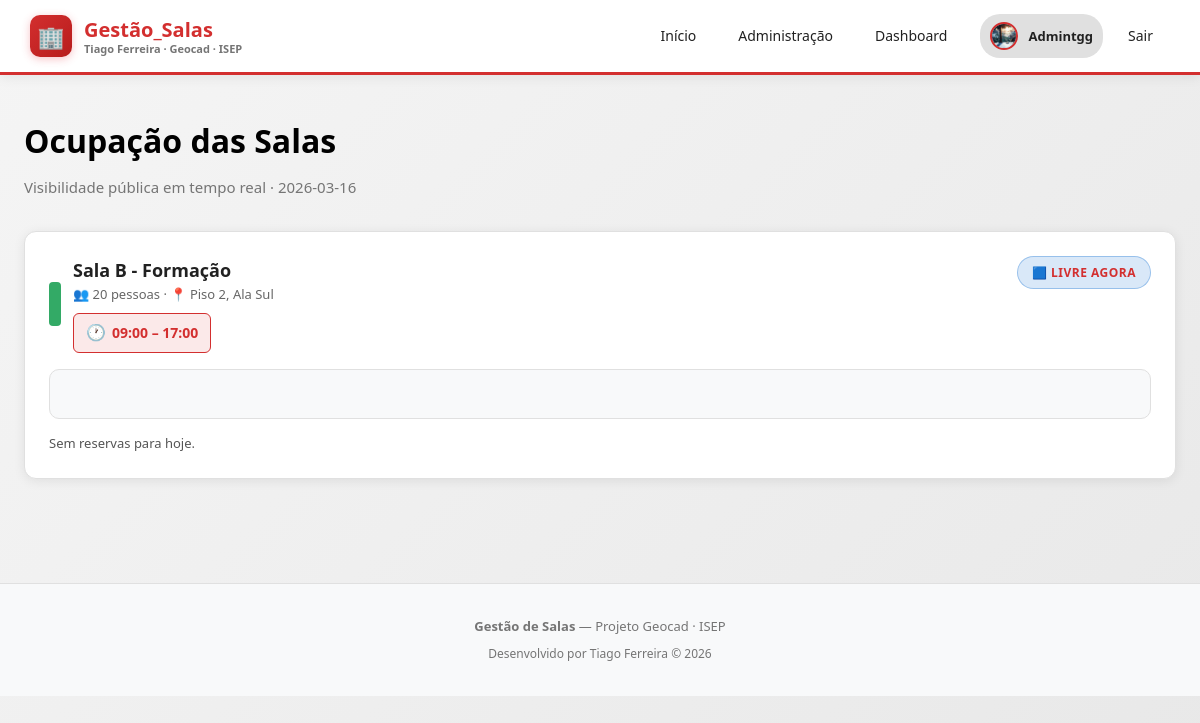
Page / (signed in) on the earlier database version.
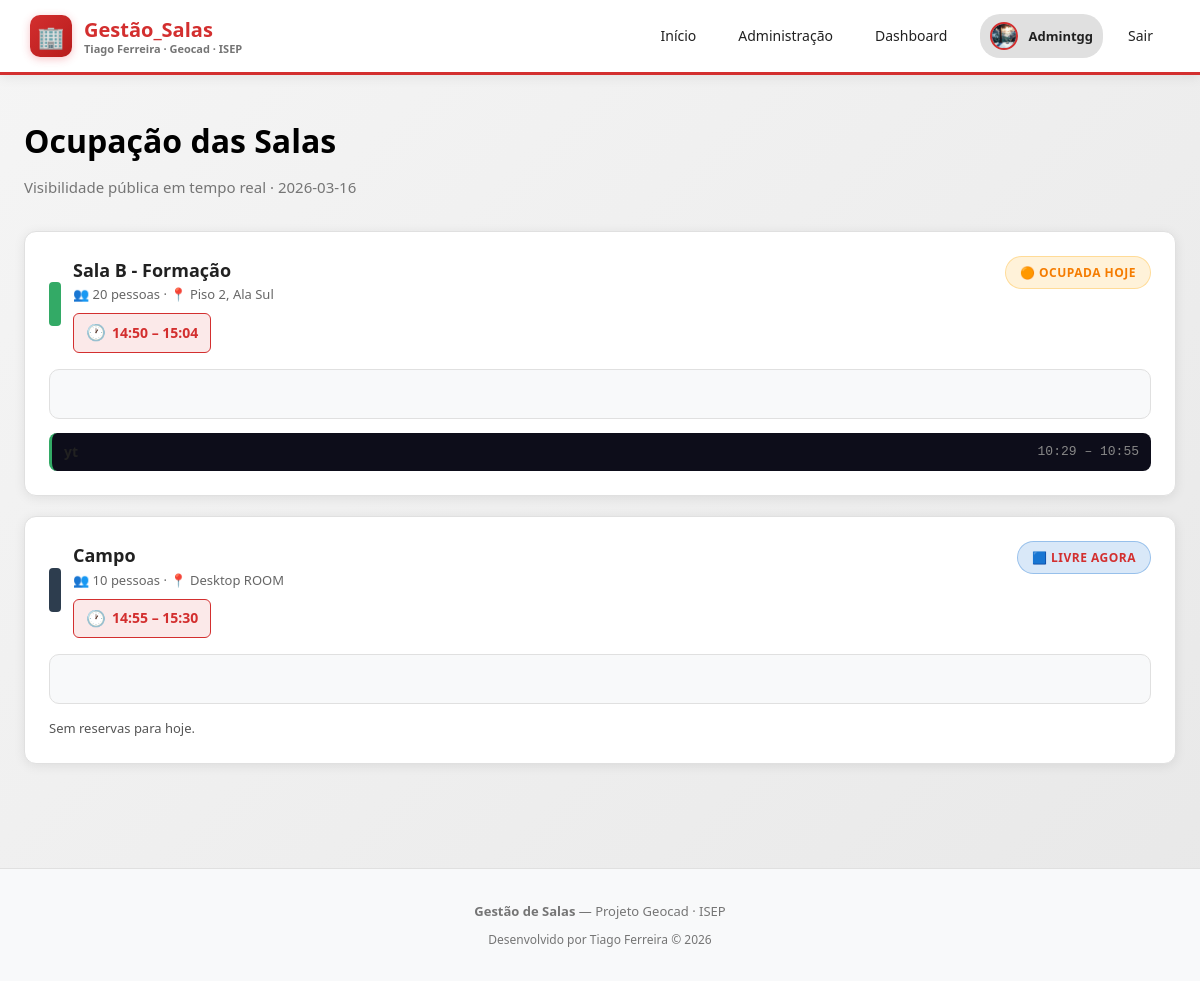
Same page on the later database version.
### app/models.py (models this page shows)
class User(Base):
    __tablename__ = "users"
    id       = Column(Integer, primary_key=True, index=True)
    name     = Column(String, nullable=False)
    email    = Column(String, unique=True, nullable=False)
    password = Column(String, nullable=False)
    role     = Column(String, default="user")
    avatar   = Column(String, default="")  # Caminho para a foto de perfil
    reservations = relationship("Reservation", back_populates="user")

class Room(Base):
    __tablename__ = "rooms"
    id         = Column(Integer, primary_key=True, index=True)
    name       = Column(String, nullable=False)
    capacity   = Column(Integer, nullable=False)
    location   = Column(String, nullable=False)
    color      = Column(String, default="#e85d04")
    start_time = Column(String, nullable=False)        # ex: "08:00"
    end_time   = Column(String, nullable=False)        # ex: "18:00"
    work_days  = Column(String, default="1,2,3,4,5")  # dias da semana separados por vírgula
    reservations = relationship("Reservation", back_populates="room")
    equipment = relationship("Equipment", back_populates="room")

class Reservation(Base):
    __tablename__ = "reservations"
    id         = Column(Integer, primary_key=True, index=True)
    title      = Column(String, nullable=False)
    date       = Column(String, nullable=False)        # ex: "2026-02-23"
    start_time = Column(String, nullable=False)        # ex: "09:00"
    end_time   = Column(String, nullable=False)        # ex: "10:00"
    room_id = Column(Integer, ForeignKey("rooms.id"), nullable=False)
    user_id = Column(Integer, ForeignKey("users.id"), nullable=False)
    room = relationship("Room", back_populates="reservations")
    user = relationship("User", back_populates="reservations")

### app/routers/public.py (the view)
@router.get("/")
async def public_view(request: Request, db=Depends(get_db)):
    rooms = db.query(models.Room).all()
    today = str(date_type.today())
    reservations = db.query(models.Reservation).filter(models.Reservation.date == today).all()
    user = get_current_user(request, db)
    return request.app.state.templates.TemplateResponse(
        "public.html",
        {"request": request, "rooms": rooms, "reservations": reservations, "today": today, "user": user},
    )

### app/templates/public.html (shortened to what this page needs)
{% extends "base.html" %}
{% block content %}
<div class="container">
  <h1 class="page-title">Ocupação das Salas</h1>
  <p class="page-sub">Visibilidade pública em tempo real · {{ today }}</p>
  {% if rooms %}
    <div style="display: flex; flex-direction: column; gap: 20px;">
      {% for room in rooms %}
        {% set room_res = reservations | selectattr("room_id", "equalto", room.id) | list %}
        <div class="card">
          <div style="display: flex; justify-content: space-between; align-items: flex-start; margin-bottom: 16px; flex-wrap: wrap; gap: 12px;">
            <div style="display: flex; align-items: center; gap: 12px;">
              <div style="width: 12px; height: 44px; border-radius: 4px; background: {{ room.color }};"></div>
              <div>
                <div style="font-size: 18px; font-weight: 700;">{{ room.name }}</div>
                <div style="color: #666; font-size: 13px;">👥 {{ room.capacity }} pessoas · 📍 {{ room.location }}</div>
                <div class="room-schedule">
                  <span class="time-icon">🕐</span>
                  <span>{{ room.start_time }} – {{ room.end_time }}</span>
                </div>
              </div>
            </div>
            {% if room_res | length == 0 %}
              <span class="tag tag-blue">🟦 Livre agora</span>
            {% else %}
              <span class="tag tag-orange">🟠 Ocupada hoje</span>
            {% endif %}
          </div>
          <div class="occ-bar">
            {% set start_min = room.start_time.split(':')[0] | int * 60 + room.start_time.split(':')[1] | int %}
            {% set end_min = room.end_time.split(':')[0] | int * 60 + room.end_time.split(':')[1] | int %}
            {% set total = end_min - start_min %}
          </div>
          <div style="margin-top: 14px; display: flex; flex-direction: column; gap: 6px;">
            {% if room_res %}
              {% for r in room_res | sort(attribute='start_time') %}
                <div style="display: flex; justify-content: space-between; align-items: center; padding: 8px 12px; background: #0d0d1a; border-radius: 8px; border-left: 3px solid {{ room.color }};">
                  <span style="font-weight: 600; font-size: 14px;">{{ r.title }}</span>
                  <span style="font-family: monospace; font-size: 13px; color: #888;">{{ r.start_time }} – {{ r.end_time }}</span>
                </div>
              {% endfor %}
            {% else %}
              <div style="color: #555; font-size: 13px;">Sem reservas para hoje.</div>
            {% endif %}
          </div>
        </div>
      {% endfor %}
    </div>
  {% else %}
    <div class="card" style="text-align: center; padding: 48px; color: #555;">
      <div style="font-size: 40px; margin-bottom: 12px;">🏢</div>
      <p>Ainda não existem salas registadas.</p>
    </div>
  {% endif %}
</div>
{% endblock %}

### app/templates/base.html (shortened to what this page needs)
<!DOCTYPE html>
<html lang="pt">
<head>
</head>
<body>
  <header class="header">
    <a href="/" class="logo">
      <div class="logo-icon">🏢</div>
      <div style="display: flex; flex-direction: column; line-height: 1.2;">
        <span style="font-weight: 700;">Gestão_Salas</span>
        <span style="font-size: 11px; color: var(--text-muted);">Tiago Ferreira · Geocad · ISEP</span>
      </div>
    </a>
    <nav class="nav">
      <a href="/">Início</a>
      {% if user %}
        {% if user.role == 'admin' %}
          <a href="/admin">Administração</a>
          <a href="/dashboard">Dashboard</a>
        {% else %}
          <a href="/dashboard">Dashboard</a>
          <a href="/user">A Minha Conta</a>
        {% endif %}
        <div style="display: flex; align-items: center; gap: 10px; margin-left: 8px; padding: 4px 10px; background: var(--border); border-radius: 20px;">
          {% if user.avatar %}
            <img src="{{ user.avatar }}" alt="{{ user.name }}"
                 style="width: 28px; height: 28px; border-radius: 50%; object-fit: cover; border: 2px solid var(--primary);">
          {% else %}
            <div style="width: 28px; height: 28px; border-radius: 50%; background: linear-gradient(135deg, var(--primary), var(--primary-hover));
                        display: flex; align-items: center; justify-content: center;
                        font-size: 13px; font-weight: 700; color: white;">
              {{ user.name[0].upper() }}
            </div>
          {% endif %}
          <span style="font-size: 13px; font-weight: 600;">{{ user.name }}</span>
        </div>
        <a href="/logout">Sair</a>
      {% else %}
        <a href="/login" class="btn btn-primary">Entrar</a>
      {% endif %}
    </nav>
  </header>
  <main>
    {% block content %}{% endblock %}
  </main>
  <footer class="footer">
    <div style="margin-bottom: 8px;">
      <strong>Gestão de Salas</strong> — Projeto Geocad · ISEP
    </div>
    <div style="color: var(--text-muted); font-size: 12px;">
      Desenvolvido por Tiago Ferreira &copy; 2026
    </div>
  </footer>
</body>
</html>

### app/templates/base.html (style rules this page uses)
:root { --primary: #D32F2F; --primary-hover: #B71C1C; --primary-light: rgba(211, 47, 47, 0.1); --primary-gradient: linear-gradient(135deg, #D32F2F 0%, #B71C1C 100%); --bg: #F5F5F5; --bg-gradient: linear-gradient(135deg, #F5F5F5 0%, #E8E8E8 100%); --card: #FFFFFF; --card-hover: #FAFAFA; --danger: #D32F2F; --danger-hover: #8B0000; --border: #E0E0E0; --border-light: #F0F0F0; --text: #212121; --text-muted: #757575; --text-dark: #000000; --text-light: #FFFFFF; --success: #388E3C; --success-bg: rgba(56, 142, 60, 0.1); --warning: #F57C00; --shadow: 0 4px 20px rgba(211, 47, 47, 0.15); --shadow-card: 0 2px 12px rgba(0, 0, 0, 0.08); --shadow-hover: 0 8px 30px rgba(211, 47, 47, 0.2); }
* { margin: 0; padding: 0; box-sizing: border-box; }
body { font-family: 'Segoe UI', system-ui, -apple-system, sans-serif; background: var(--bg-gradient); color: var(--text); min-height: 100vh; line-height: 1.6; }
.header { background: var(--card); border-bottom: 3px solid var(--primary); padding: 14px 30px; display: flex; justify-content: space-between; align-items: center; flex-wrap: wrap; gap: 12px; position: sticky; top: 0; z-index: 100; box-shadow: 0 2px 12px rgba(0, 0, 0, 0.08); }
.logo { display: flex; align-items: center; gap: 12px; font-size: 20px; font-weight: 700; text-decoration: none; color: var(--primary); transition: transform 0.2s; }
.logo-icon { width: 42px; height: 42px; background: var(--primary-gradient); border-radius: 10px; display: flex; align-items: center; justify-content: center; font-size: 22px; box-shadow: 0 2px 8px rgba(230, 57, 70, 0.3); }
.nav { display: flex; gap: 8px; flex-wrap: wrap; }
.nav a, .nav button { padding: 10px 16px; border-radius: 8px; text-decoration: none; color: var(--text); font-size: 14px; font-weight: 500; background: transparent; border: 1px solid transparent; cursor: pointer; transition: all 0.2s ease; }
.container { max-width: 1200px; margin: 0 auto; padding: 40px 24px; }
.card { background: var(--card); border: 1px solid var(--border); border-radius: 12px; padding: 24px; transition: all 0.2s ease; box-shadow: var(--shadow-card); }
.page-title { font-size: 32px; font-weight: 700; margin-bottom: 8px; color: var(--text-dark); }
.page-sub { color: var(--text-muted); font-size: 15px; margin-bottom: 32px; }
.tag { padding: 6px 14px; border-radius: 20px; font-size: 12px; font-weight: 700; display: inline-block; text-transform: uppercase; letter-spacing: 0.5px; }
.tag-orange { background: rgba(255, 170, 0, 0.15); color: var(--warning); border: 1px solid rgba(255, 170, 0, 0.3); }
.tag-blue { background: rgba(0, 102, 204, 0.15); color: var(--primary); border: 1px solid rgba(0, 102, 204, 0.3); }
.occ-bar { position: relative; height: 60px; background: #f8f9fa; border-radius: 8px; overflow: hidden; margin: 12px 0; border: 1px solid var(--border); }
.room-schedule { display: inline-flex; align-items: center; gap: 6px; padding: 6px 12px; background: var(--primary-light); border-radius: 6px; border: 1px solid var(--primary); font-size: 14px; font-weight: 600; color: var(--primary); margin-top: 8px; }
.room-schedule .time-icon { font-size: 16px; }
.occ-bar { position: relative; height: 50px; background: #f8f9fa; border-radius: 10px; overflow: hidden; margin: 12px 0; border: 1px solid var(--border); }
.footer { text-align: center; padding: 32px; color: var(--text-muted); font-size: 13px; border-top: 1px solid var(--border); margin-top: 64px; background: #f8f9fa; }

Differences in the rows shown:
changed Room "Sala B - Formação": start_time "09:00" → "14:50"; end_time "17:00" → "15:04"; text "🟦 LIVRE AGORA Sem reservas para hoje." → "🟠 OCUPADA HOJE"
added Reservation: title "yt", start_time "10:29", end_time "10:55", shown under Room "Sala B - Formação"
added Room: name "Campo", capacity "10", location "Desktop ROOM", start_time "14:55", end_time "15:30", shows "🟦 LIVRE AGORA", shows "Sem reservas para hoje."
